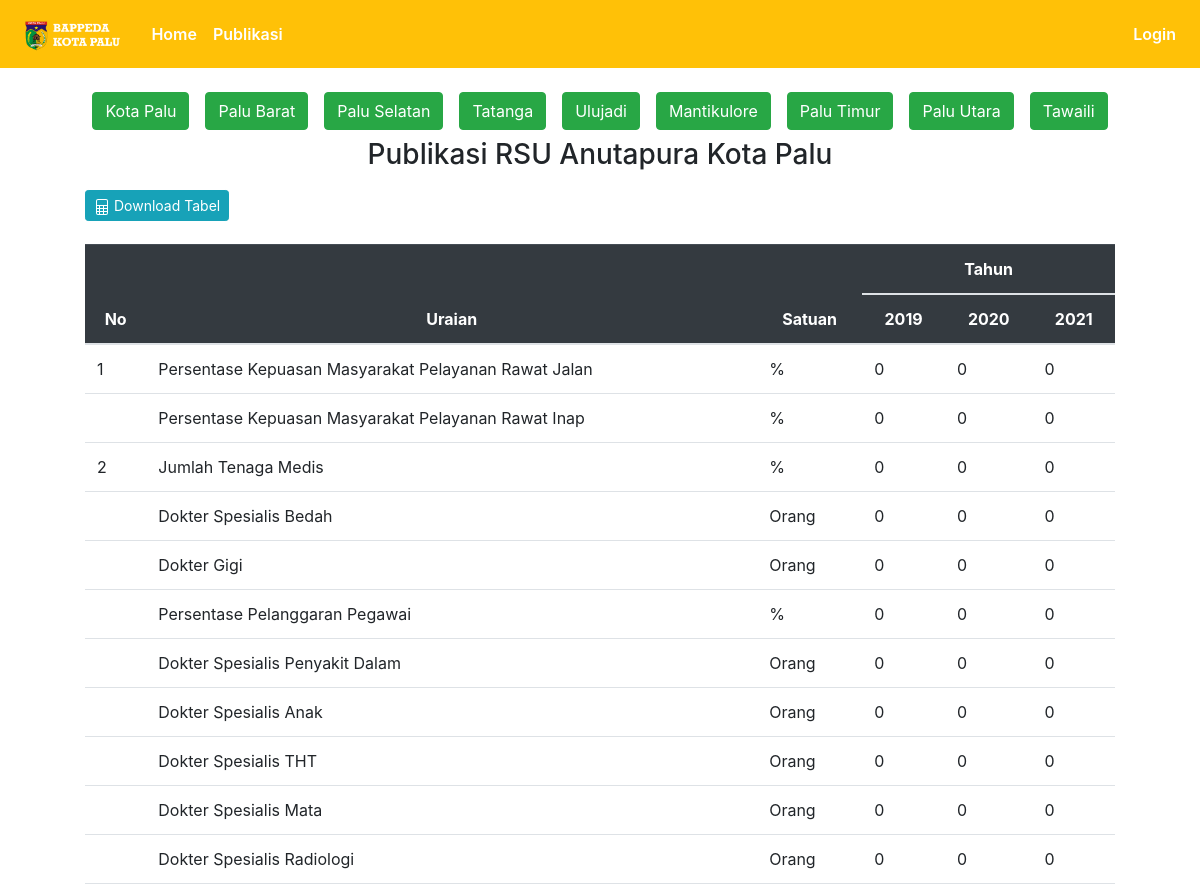
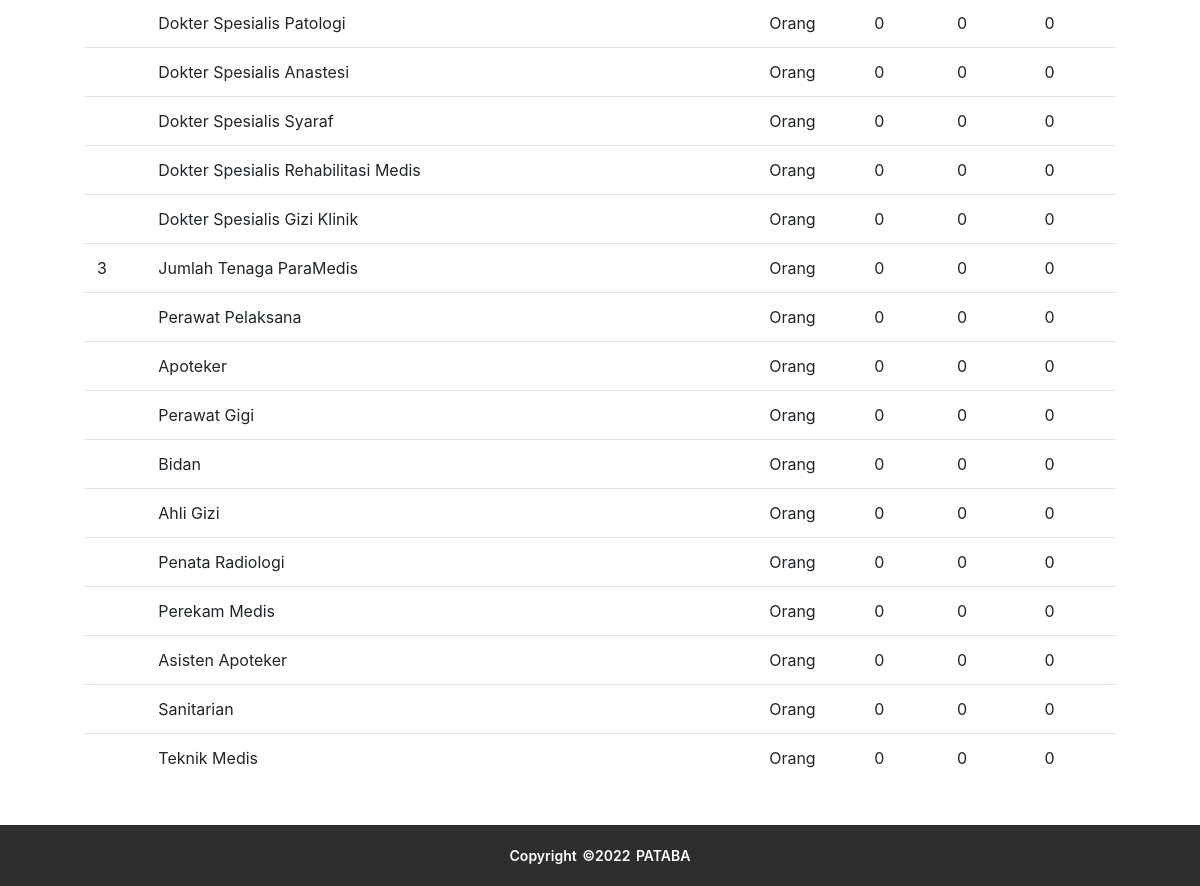
/publikasi/anutapura, run on the app's committed database (2 pictures, top to bottom).
### publication/models.py (models this page shows)
class Anutapura(db.Model):
  id = db.Column(db.Integer(), primary_key=True)
  tahun = db.Column(db.String(length=4), nullable=False)
  u1 = db.Column(db.Float())
  u2 = db.Column(db.Float())
  u3 = db.Column(db.Float())
  u4 = db.Column(db.Float())
  u5 = db.Column(db.Float())
  u6 = db.Column(db.Float())
  u7 = db.Column(db.Float())
  u8 = db.Column(db.Float())
  u9 = db.Column(db.Float())
  u10 = db.Column(db.Float())
  u11 = db.Column(db.Float())
  u12 = db.Column(db.Float())
  u13 = db.Column(db.Float())
  u14 = db.Column(db.Float())
  u15 = db.Column(db.Float())
  u16 = db.Column(db.Float())
  u17 = db.Column(db.Float())
  u18 = db.Column(db.Float())
  u19 = db.Column(db.Float())
  u20 = db.Column(db.Float())
  u21 = db.Column(db.Float())
  u22 = db.Column(db.Float())
  u23 = db.Column(db.Float())
  u24 = db.Column(db.Float())
  u25 = db.Column(db.Float())
  u26 = db.Column(db.Float())
  u27 = db.Column(db.Float())
  district_id = db.Column(db.Integer(), nullable=True)

### publication/anutapura/routes_anutapura.py (the view)
@app.route('/publikasi/anutapura')
def anutapura():
  data = Anutapura.query.filter_by(district_id=None).order_by(Anutapura.tahun).all()
  return render_template('anutapura/anutapura.html', data=data)

### publication/templates/anutapura/anutapura.html (shortened to what this page needs)
{% extends 'base.html' %}
{% block content %}
  <div class="container">
    <div class="ket-tabel d-flex justify-content-center">
      <a href="{{ url_for('anutapura') }}" class="btn btn-success m-2">Kota Palu</a>
      <a href="{{ url_for('anutapura_kec', district_id=1) }}" class="btn btn-success m-2">Palu Barat</a>
      <a href="{{ url_for('anutapura_kec', district_id=2) }}" class="btn btn-success m-2">Palu Selatan</a>
      <a href="{{ url_for('anutapura_kec', district_id=3) }}" class="btn btn-success m-2">Tatanga</a>
      <a href="{{ url_for('anutapura_kec', district_id=4) }}" class="btn btn-success m-2">Ulujadi</a>
      <a href="{{ url_for('anutapura_kec', district_id=5) }}" class="btn btn-success m-2">Mantikulore</a>
      <a href="{{ url_for('anutapura_kec', district_id=6) }}" class="btn btn-success m-2">Palu Timur</a>
      <a href="{{ url_for('anutapura_kec', district_id=7) }}" class="btn btn-success m-2">Palu Utara</a>
      <a href="{{ url_for('anutapura_kec', district_id=8) }}" class="btn btn-success m-2">Tawaili</a>
    </div>
    <h3 class="text-center">Publikasi RSU Anutapura Kota Palu</h3>
    <button class="btn btn-sm btn-info btn-download" onclick="exportTableToExcel('anutapuraTable', 'tabel')">
      <span>
        Download Tabel
      </span>
    </button>
    <div class="table-responsive mb-5" style="padding: 5vh;">
      <table class="table" id="anutapuraTable">
        <thead class="table-dark text-center">
          <tr>
            <th rowspan="2" scope="col">No</th>
            <th rowspan="2" scope="col">Uraian</th>
            <th rowspan="2" scope="col">Satuan</th>
            <th colspan="{{ data|length + 1 }}" scope="col" style="text-align: center">Tahun</th>
          </tr>
          <tr>
            {% for d in data %}
              <th>
                {{ d.tahun }}
              </th>
            {% endfor %}
          </tr>
        </thead>
        <tbody>
          <tr>
            <td>1</td>
            <td>Persentase Kepuasan Masyarakat Pelayanan Rawat Jalan</td>
            <td>%</td>
            {% for d in data %}
            <td>{{ d.u1 }}</td>
            {% endfor %}
          </tr>
          <tr>
            <td></td>
            <td>Persentase Kepuasan Masyarakat Pelayanan Rawat Inap</td>
            <td>%</td>
            {% for d in data %}
            <td>{{ d.u2 }}</td>
            {% endfor %}
          </tr>
          <tr>
            <td>2</td>
            <td>Jumlah Tenaga Medis</td>
            <td>%</td>
            {% for d in data %}
            <td>{{ d.u3 }}</td>
            {% endfor %}
          </tr>
          <tr>
            <td></td>
            <td>Dokter Spesialis Bedah</td>
            <td>Orang</td>
            {% for d in data %}
            <td>{{ d.u4 }}</td>
            {% endfor %}
          </tr>
          <tr>
            <td></td>
            <td>Dokter Gigi</td>
            <td>Orang</td>
            {% for d in data %}
            <td>{{ d.u5 }}</td>
            {% endfor %}
          </tr>
          <tr>
            <td></td>
            <td>Persentase Pelanggaran Pegawai</td>
            <td>%</td>
            {% for d in data %}
            <td>{{ d.u6 }}</td>
            {% endfor %}
          </tr>
          <tr>
            <td></td>
            <td>Dokter Spesialis Penyakit Dalam</td>
            <td>Orang</td>
            {% for d in data %}
            <td>{{ d.u7 }}</td>
            {% endfor %}
          </tr>
          <tr>
            <td></td>
            <td>Dokter Spesialis Anak</td>
            <td>Orang</td>
            {% for d in data %}
            <td>{{ d.u8 }}</td>
            {% endfor %}
          </tr>
          <tr>
            <td></td>
            <td>Dokter Spesialis THT</td>
            <td>Orang</td>
            {% for d in data %}
            <td>{{ d.u9 }}</td>
            {% endfor %}
          </tr>
          <tr>
            <td></td>
            <td>Dokter Spesialis Mata</td>
            <td>Orang</td>
            {% for d in data %}
            <td>{{ d.u10 }}</td>
            {% endfor %}
          </tr>
          <tr>
            <td></td>
            <td>Dokter Spesialis Radiologi</td>
            <td>Orang</td>
            {% for d in data %}
            <td>{{ d.u11 }}</td>
            {% endfor %}
          </tr>
          <tr>
            <td></td>
            <td>Dokter Spesialis Patologi</td>
            <td>Orang</td>
            {% for d in data %}
            <td>{{ d.u12 }}</td>
            {% endfor %}
          </tr>
          <tr>
            <td></td>
            <td>Dokter Spesialis Anastesi</td>
            <td>Orang</td>
            {% for d in data %}
            <td>{{ d.u13 }}</td>
            {% endfor %}
          </tr>
          <tr>
            <td></td>
            <td>Dokter Spesialis Syaraf</td>
            <td>Orang</td>
            {% for d in data %}
            <td>{{ d.u14 }}</td>
            {% endfor %}
          </tr>
          <tr>
            <td></td>
            <td>Dokter Spesialis Rehabilitasi Medis</td>
            <td>Orang</td>
            {% for d in data %}
            <td>{{ d.u15 }}</td>
            {% endfor %}
          </tr>
          <tr>
            <td></td>
            <td>Dokter Spesialis Gizi Klinik</td>
            <td>Orang</td>
            {% for d in data %}
            <td>{{ d.u16 }}</td>
            {% endfor %}
          </tr>
          <tr>
            <td>3</td>
            <td>Jumlah Tenaga ParaMedis</td>
            <td>Orang</td>
            {% for d in data %}
            <td>{{ d.u17 }}</td>
            {% endfor %}
          </tr>
          <tr>
            <td></td>
            <td>Perawat Pelaksana</td>
            <td>Orang</td>
            {% for d in data %}
            <td>{{ d.u18 }}</td>
            {% endfor %}
          </tr>
          <tr>
            <td></td>
            <td>Apoteker</td>
            <td>Orang</td>
            {% for d in data %}
            <td>{{ d.u19 }}</td>
            {% endfor %}
          </tr>
          <tr>
            <td></td>
            <td>Perawat Gigi</td>
            <td>Orang</td>
            {% for d in data %}
            <td>{{ d.u20 }}</td>
            {% endfor %}
          </tr>
          <tr>
            <td></td>
            <td>Bidan</td>
            <td>Orang</td>
            {% for d in data %}
            <td>{{ d.u21 }}</td>
            {% endfor %}
          </tr>
          <tr>
            <td></td>
            <td>Ahli Gizi</td>
            <td>Orang</td>
            {% for d in data %}
            <td>{{ d.u22 }}</td>
            {% endfor %}
          </tr>
          <tr>
            <td></td>
            <td>Penata Radiologi</td>
            <td>Orang</td>
            {% for d in data %}
            <td>{{ d.u23 }}</td>
            {% endfor %}
          </tr>
          <tr>
            <td></td>
            <td>Perekam Medis</td>
            <td>Orang</td>
            {% for d in data %}
            <td>{{ d.u24 }}</td>
            {% endfor %}
          </tr>
          <tr>
            <td></td>
            <td>Asisten Apoteker</td>
            <td>Orang</td>
            {% for d in data %}
            <td>{{ d.u25 }}</td>
            {% endfor %}
          </tr>
          <tr>
            <td></td>
            <td>Sanitarian</td>
            <td>Orang</td>
            {% for d in data %}
            <td>{{ d.u26 }}</td>
            {% endfor %}
          </tr>
          <tr>
            <td></td>
            <td>Teknik Medis</td>
            <td>Orang</td>
            {% for d in data %}
            <td>{{ d.u27 }}</td>
            {% endfor %}
          </tr>
        </tbody>
      </table>
    </div>
  </div>
{% endblock %}

### publication/static/css/style_agi.css (style rules this page uses)
.btn-download { margin-left: 40px; margin-bottom: -25px; }

### data on the page
Anutapura: tahun "2019", u1 "0", u2 "0", u3 "0", u4 "0", u5 "0", u6 "0", u7 "0", u8 "0", u9 "0", u10 "0", u11 "0", u12 "0", u13 "0", u14 "0", u15 "0", u16 "0", u17 "0", u18 "0", u19 "0", u20 "0", u21 "0", u22 "0", u23 "0", u24 "0", u25 "0", u26 "0", u27 "0"
Anutapura: tahun "2020", u1 "0", u2 "0", u3 "0", u4 "0", u5 "0", u6 "0", u7 "0", u8 "0", u9 "0", u10 "0", u11 "0", u12 "0", u13 "0", u14 "0", u15 "0", u16 "0", u17 "0", u18 "0", u19 "0", u20 "0", u21 "0", u22 "0", u23 "0", u24 "0", u25 "0", u26 "0", u27 "0"
Anutapura: tahun "2021", u1 "0", u2 "0", u3 "0", u4 "0", u5 "0", u6 "0", u7 "0", u8 "0", u9 "0", u10 "0", u11 "0", u12 "0", u13 "0", u14 "0", u15 "0", u16 "0", u17 "0", u18 "0", u19 "0", u20 "0", u21 "0", u22 "0", u23 "0", u24 "0", u25 "0", u26 "0", u27 "0"
